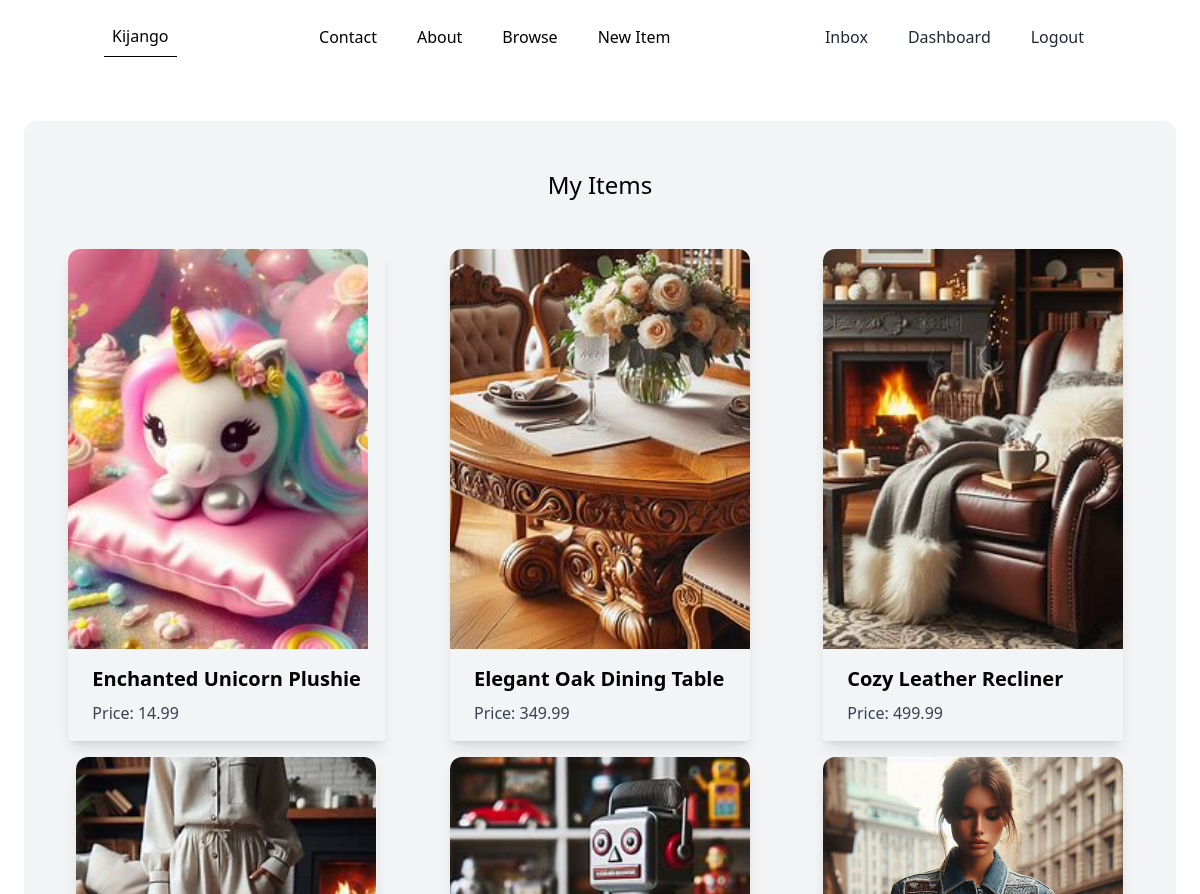
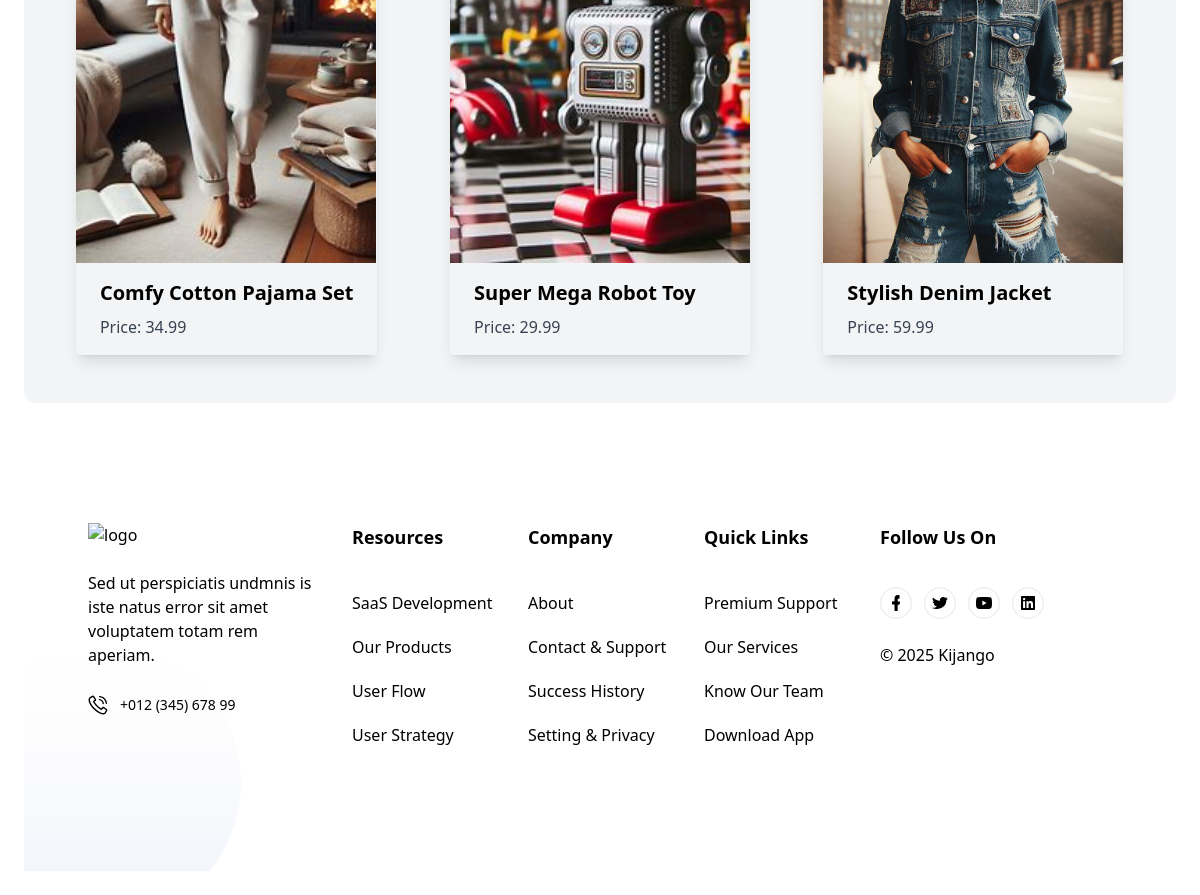
The page /dashboard (signed in) on the database its author committed (2 pictures, top to bottom).
### item/models.py (models this page shows, shortened)
class Item(models.Model):
    category = models.ForeignKey(
        Category, related_name="items", on_delete=models.CASCADE
    )
    name = models.CharField(max_length=255)
    description = models.TextField(blank=True, null=True)
    price = models.FloatField()
    image = models.ImageField(upload_to="item_images", blank=True, null=True)
    is_sold = models.BooleanField(default=False)
    created_by = models.ForeignKey(User, related_name="items", on_delete=models.CASCADE)
    created_at = models.DateTimeField(auto_now_add=True)

### dashboard/views.py (the view)
# urls.py: path('', views.index, name='index'),
@login_required
def index(request):
    items = Item.objects.filter(created_by=request.user)
    return render(request, 'dashboard/index.html', {
        'items': items,
    })

### dashboard/templates/dashboard/index.html
{% extends 'core/base.html' %} {% block title %}Dashboard{% endblock %}
 {% block content %}
<div class="mt-6 px-6 py-12 bg-gray-100 rounded-xl">
  <h2 class="mb-12 text-2xl text-center">My Items</h2>
  <div class="mt-6 mx-auto max-w-screen-xl grid grid-cols-1 md:grid-cols-2 lg:grid-cols-3 gap-4">
    {% for item in items %}
    <div class="max-w-sm mx-auto rounded overflow-hidden shadow-lg">
        <a href="{% url 'item:detail' item.id %}">
            <div class="aspect-w-16 aspect-h-9">
                <img class="object-cover w-[300px] max-w-[300px] h-48 md:h-[400px] rounded-t-xl" src="{{item.image.url}}" alt="{{item.name}}">
            </div>
        </a>
        <div class="px-6 py-4">
            <h2 class="font-bold text-xl mb-2"><a href="{% url 'item:detail' item.id %}">{{item.name}}</a></h2>
            <p class="text-gray-700 text-base">Price: {{item.price}}</p>
        </div>
    </div>
    {% endfor %}
</div>
{% endblock %}

### rows shown on the page
Item: image (picture), name "Enchanted Unicorn Plushie", price "14.99"
Item: image (picture), name "Elegant Oak Dining Table", price "349.99"
Item: image (picture), name "Cozy Leather Recliner", price "499.99"
Item: image (picture), name "Comfy Cotton Pajama Set", price "34.99"
Item: image (picture), name "Super Mega Robot Toy", price "29.99"
Item: image (picture), name "Stylish Denim Jacket", price "59.99"
